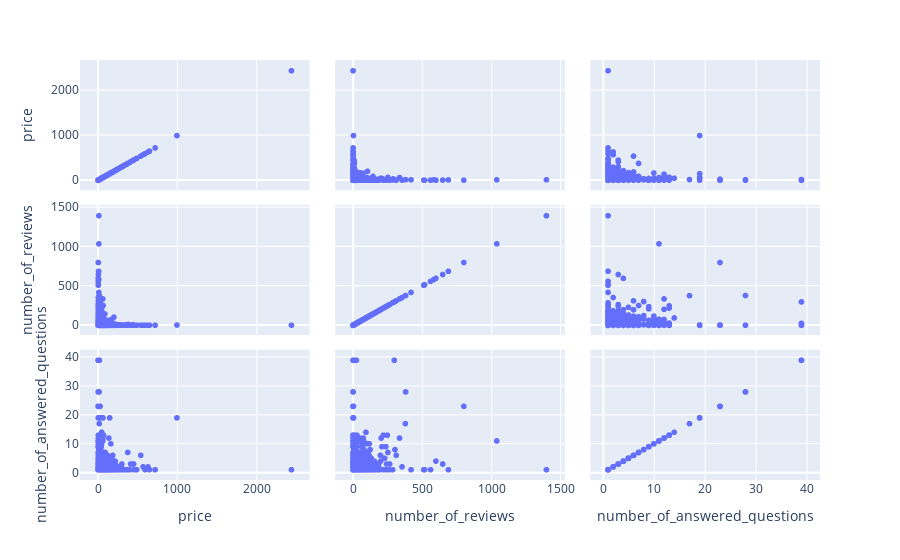

Notebook source saved alongside this figure:
### Markdown cell above
Посмотрим на промежуточный результат. В принципе, диаграммы говорят сами за себя.

### Code cell
fig_comparison = px.scatter_matrix(df,
            dimensions=['price', 'number_of_reviews', 'number_of_answered_questions']) 
fig_comparison.show()

### Figure 1 — Plotly figure (JSON) as saved in the notebook; plotly's stock layout.template omitted (floating-point values rounded to 4 significant figures; data arrays with more than 128 entries replaced by an {"elided": "..."} marker saying what was removed)
{"data": [{"dimensions": [{"axis": {"matches": true}, "label": "price", "values": {"elided": "8529 float values"}}, {"axis": {"matches": true}, "label": "number_of_reviews", "values": {"elided": "8529 int values"}}, {"axis": {"matches": true}, "label": "number_of_answered_questions", "values": {"elided": "8529 int values"}}], "hovertemplate": "%{xaxis.title.text}=%{x}<br>%{yaxis.title.text}=%{y}<extra></extra>", "legendgroup": "", "marker": {"color": "#636efa", "symbol": "circle"}, "name": "", "showlegend": false, "type": "splom"}], "layout": {"dragmode": "select", "legend": {"tracegroupgap": 0}, "margin": {"t": 60}}}
